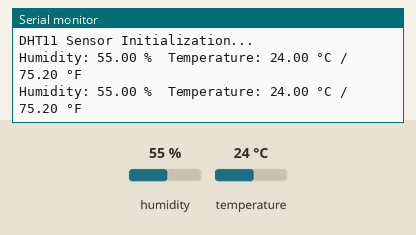
This program was run on a simulated Arduino Uno, built with avr-gcc and run on an emulated ATmega328P. Shown: the last lines printed to the serial monitor. The test bench sets the inputs (shaded band); at power-on: humidity 55 %, temperature 24 °C.

Above: at 2.8 s.
2.9 s: humidity set to 22 %
At 4.5 s:
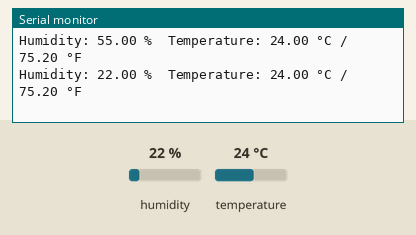
5.6 s: temperature set to 12 °C
At 6.9 s:
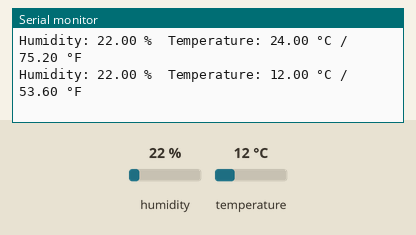
8.3 s: humidity set to 40 %
At 10.6 s:
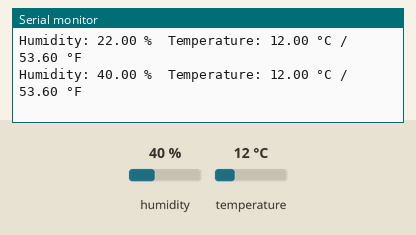
Timing chart, 0 to 12.1 s (numbered marks = the images above; inputs shaded):
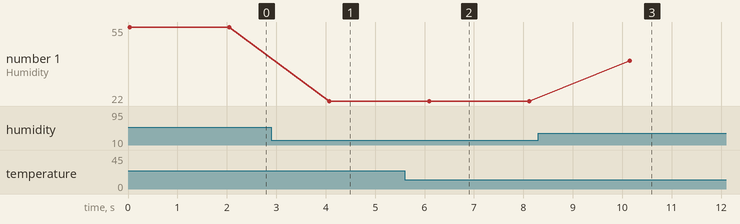

The program:

main.cpp
```cpp
#include <Arduino.h>
#include <DHT.h>

// Define DHT11 pin and type
#define DHTPIN 3     // Data pin connected to DHT11
#define DHTTYPE DHT11

DHT dht(DHTPIN, DHTTYPE);

void setup() {
  Serial.begin(9600); // Start serial communication
  Serial.println("DHT11 Sensor Initialization...");
  dht.begin(); // Initialize DHT sensor
}

void loop() {
  // Read humidity and temperature
  float humidity = dht.readHumidity();
  float temperatureC = dht.readTemperature();
  float temperatureF = dht.readTemperature(true);

  // Print values to Serial Monitor
  Serial.print("Humidity: ");
  Serial.print(humidity);
  Serial.print(" %\t");
  Serial.print("Temperature: ");
  Serial.print(temperatureC);
  Serial.print(" °C / ");
  Serial.print(temperatureF);
  Serial.println(" °F");

  // Wait 2 seconds between readings
  delay(2000);
}
```

Measured:
- after the input at 2.9 s, the serial monitor: prints a new line after 1.2 s (image 1)
- after the input at 5.6 s, the serial monitor: prints a new line after 0.50 s (image 2)
- after the input at 8.3 s, the serial monitor: prints a new line after 1.8 s (image 3)
- plotted number 1: 55 → 22 after the input at 2.9 s, 22 → 40 after the input at 8.3 s
